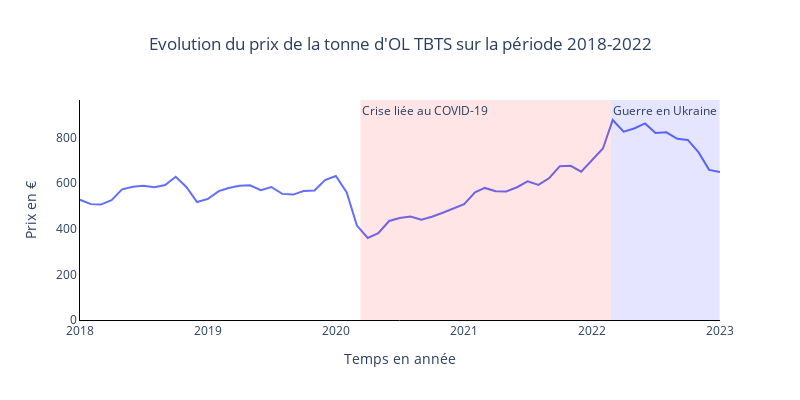

The cell this chart's notebook holds for it:
### Code cell
scatter_plot_2lines(x1 = df_list[1].index, y1 = df_list[1]["Prix au détail d'une tonne OL TBTS"], label_1 = "Prix de la tonne d'OL TBTS",
                    x_label = 'Temps en année', y_label = 'Prix en €',
                    title = "Evolution du prix de la tonne d'OL TBTS sur la période 2018-2022")

### Figure 1 — Plotly figure (JSON) as saved in the notebook; plotly's stock layout.template omitted (floating-point values rounded to 4 significant figures)
{"data": [{"name": "Prix de la tonne d'OL TBTS", "type": "scatter", "x": ["2018-01-01T00:00:00", "2018-02-01T00:00:00", "2018-03-01T00:00:00", "2018-04-01T00:00:00", "2018-05-01T00:00:00", "2018-06-01T00:00:00", "2018-07-01T00:00:00", "2018-08-01T00:00:00", "2018-09-01T00:00:00", "2018-10-01T00:00:00", "2018-11-01T00:00:00", "2018-12-01T00:00:00", "2019-01-01T00:00:00", "2019-02-01T00:00:00", "2019-03-01T00:00:00", "2019-04-01T00:00:00", "2019-05-01T00:00:00", "2019-06-01T00:00:00", "2019-07-01T00:00:00", "2019-08-01T00:00:00", "2019-09-01T00:00:00", "2019-10-01T00:00:00", "2019-11-01T00:00:00", "2019-12-01T00:00:00", "2020-01-01T00:00:00", "2020-02-01T00:00:00", "2020-03-01T00:00:00", "2020-04-01T00:00:00", "2020-05-01T00:00:00", "2020-06-01T00:00:00", "2020-07-01T00:00:00", "2020-08-01T00:00:00", "2020-09-01T00:00:00", "2020-10-01T00:00:00", "2020-11-01T00:00:00", "2020-12-01T00:00:00", "2021-01-01T00:00:00", "2021-02-01T00:00:00", "2021-03-01T00:00:00", "2021-04-01T00:00:00", "2021-05-01T00:00:00", "2021-06-01T00:00:00", "2021-07-01T00:00:00", "2021-08-01T00:00:00", "2021-09-01T00:00:00", "2021-10-01T00:00:00", "2021-11-01T00:00:00", "2021-12-01T00:00:00", "2022-01-01T00:00:00", "2022-02-01T00:00:00", "2022-03-01T00:00:00", "2022-04-01T00:00:00", "2022-05-01T00:00:00", "2022-06-01T00:00:00", "2022-07-01T00:00:00", "2022-08-01T00:00:00", "2022-09-01T00:00:00", "2022-10-01T00:00:00", "2022-11-01T00:00:00", "2022-12-01T00:00:00", "2023-01-01T00:00:00"], "y": [527.3, 508.4, 506.4, 525.7, 573.3, 585.0, 588.5, 582.9, 591.8, 628.1, 582.5, 517.4, 531.2, 565.7, 579.1, 588.7, 590.8, 569.3, 583.5, 553.3, 550.1, 565.6, 568.0, 613.8, 631.9, 559.7, 414.2, 359.8, 380.7, 434.4, 447.3, 454.4, 440.5, 453.1, 470.4, 488.2, 508.4, 560.4, 579.5, 565.2, 563.5, 582.5, 608.4, 592.5, 622.9, 674.8, 676.2, 650.6, 701.2, 752.3, 877.5, 826.1, 840.3, 862.3, 820.7, 823.2, 794.8, 790.2, 735.2, 658.7, 649.6]}], "layout": {"annotations": [{"showarrow": false, "text": "Crise liée au COVID-19", "x": "2020-03-11", "xanchor": "left", "xref": "x", "y": 1, "yanchor": "top", "yref": "y domain"}, {"showarrow": false, "text": "Guerre en Ukraine", "x": "2022-02-24", "xanchor": "left", "xref": "x", "y": 1, "yanchor": "top", "yref": "y domain"}], "height": 400, "legend": {"title": {"text": "Légende :"}}, "shapes": [{"fillcolor": "red", "line": {"width": 0}, "opacity": 0.1, "type": "rect", "x0": "2020-03-11", "x1": "2022-02-24", "xref": "x", "y0": 0, "y1": 1, "yref": "y domain"}, {"fillcolor": "blue", "line": {"width": 0}, "opacity": 0.1, "type": "rect", "x0": "2022-02-24", "x1": "2022-12-31", "xref": "x", "y0": 0, "y1": 1, "yref": "y domain"}], "title": {"text": "Evolution du prix de la tonne d'OL TBTS sur la période 2018-2022", "x": 0.5}, "width": 800, "xaxis": {"autorange": true, "linecolor": "#000000", "range": ["2018-01-01", "2023-01-01"], "showgrid": false, "showline": true, "title": {"text": "Temps en année"}, "type": "date"}, "yaxis": {"linecolor": "#000000", "range": [0, 965.2], "showgrid": false, "showline": true, "title": {"text": "Prix en €"}, "type": "linear"}}}
